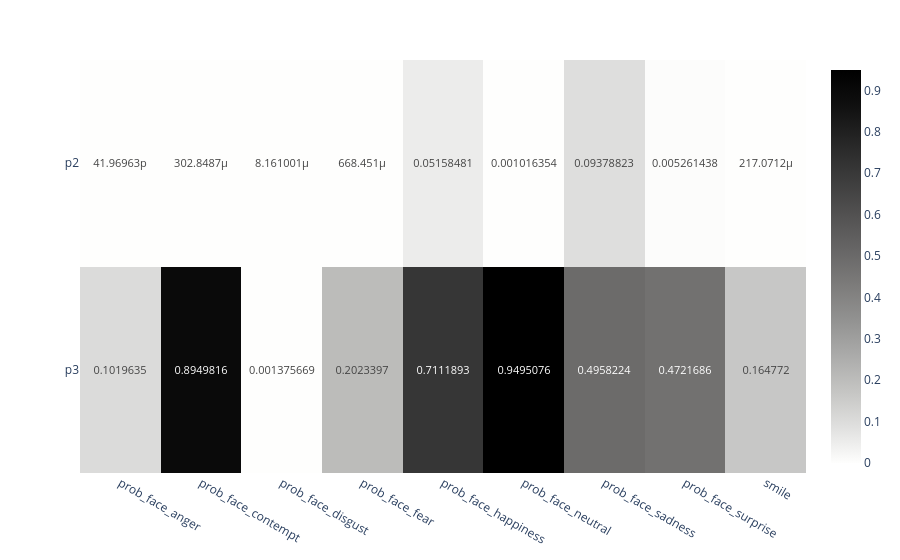

The cell this chart's notebook holds for it:
### Code cell
fig_p

### Figure 1 — Plotly figure (JSON) as saved in the notebook; plotly's stock layout.template omitted (floating-point values rounded to 4 significant figures)
{"data": [{"coloraxis": "coloraxis", "hovertemplate": "x: %{x}<br>y: %{y}<br>color: %{z}<extra></extra>", "name": "0", "texttemplate": "%{z}", "type": "heatmap", "x": ["prob_face_anger", "prob_face_contempt", "prob_face_disgust", "prob_face_fear", "prob_face_happiness", "prob_face_neutral", "prob_face_sadness", "prob_face_surprise", "smile"], "xaxis": "x", "y": ["p2", "p3"], "yaxis": "y", "z": [[4.197e-11, 0.0003028, 8.161e-06, 0.0006685, 0.05158, 0.001016, 0.09379, 0.005261, 0.0002171], [0.102, 0.895, 0.001376, 0.2023, 0.7112, 0.9495, 0.4958, 0.4722, 0.1648]]}], "layout": {"coloraxis": {"colorscale": [[0, "rgb(254, 254, 253)"], [0.09091, "rgb(224, 224, 223)"], [0.1818, "rgb(197, 197, 195)"], [0.2727, "rgb(171, 171, 170)"], [0.3636, "rgb(146, 146, 145)"], [0.4545, "rgb(124, 123, 122)"], [0.5455, "rgb(102, 101, 101)"], [0.6364, "rgb(81, 80, 80)"], [0.7273, "rgb(59, 59, 59)"], [0.8182, "rgb(38, 38, 38)"], [0.9091, "rgb(16, 16, 16)"], [1, "rgb(0, 0, 0)"]]}, "margin": {"t": 60}, "xaxis": {"anchor": "y", "domain": [0, 1]}, "yaxis": {"anchor": "x", "autorange": "reversed", "domain": [0, 1]}}}
